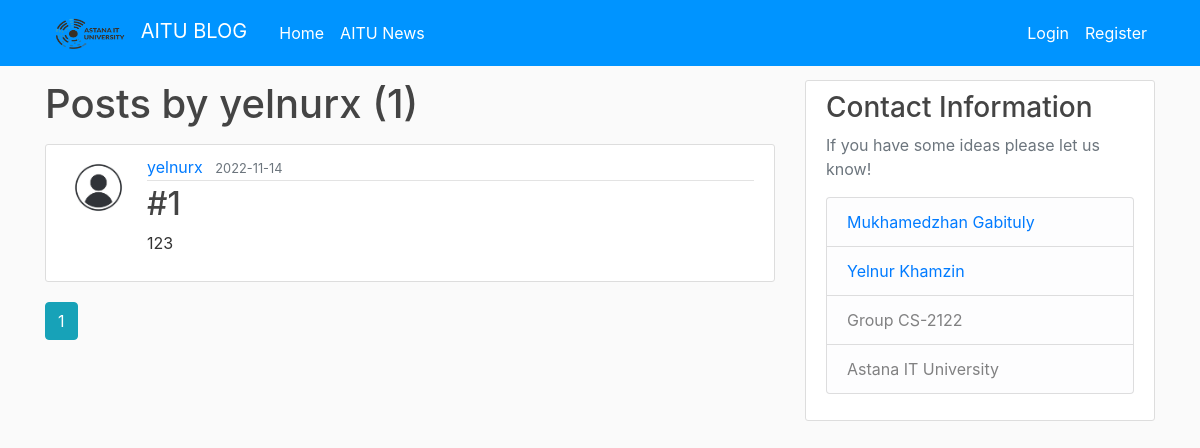
Page /user/yelnurx on the committed database.
### flaskforum/models.py (models this page shows, shortened)
class User(db.Model, UserMixin):
    id = db.Column(db.Integer, primary_key=True)
    username = db.Column(db.String(20), unique=True, nullable=False)
    email = db.Column(db.String(120), unique=True, nullable=False)
    image_file = db.Column(db.String(20), nullable=False, default='default.jpg')
    password = db.Column(db.String(60), nullable=False)
    posts = db.relationship('Post', backref='author', lazy=True)
    comments = db.relationship('Comment', backref='user', passive_deletes=True)

class Post(db.Model):
    id = db.Column(db.Integer, primary_key=True)
    title = db.Column(db.String(100), nullable=False)
    date_posted = db.Column(db.DateTime(timezone=True), default=func.now())
    content = db.Column(db.Text, nullable=False)
    user_id = db.Column(db.Integer, db.ForeignKey('user.id'), nullable=False)
    comments = db.relationship('Comment', backref='post', passive_deletes=True)

### flaskforum/routes.py (the view)
@app.route("/user/<string:username>")
def user_posts(username):
    page = request.args.get('page', 1, type=int)
    user = User.query.filter_by(username=username).first_or_404()
    posts = Post.query.filter_by(author=user)\
        .order_by(Post.date_posted.desc())\
        .paginate(page=page, per_page=5)
    return render_template('user_posts.html', posts=posts, user=user)

### flaskforum/templates/user_posts.html
{% extends "layout.html" %}
{% block content %}
    <h1 class="mb-3">Posts by {{ user.username }} ({{ posts.total }})</h1>
    {% for post in posts.items %}
        <article class="media content-section">
          <img class="rounded-circle article-img" src="{{ url_for('static', filename='profile_pics/'+post.author.image_file) }}">
          <div class="media-body">
            <div class="article-metadata">
              <a class="mr-2" href="{{ url_for('user_posts', username=post.author.username) }}">{{ post.author.username }}</a>
              <small class="text-muted">{{ post.date_posted.strftime('%Y-%m-%d') }}</small>
            </div>
            <h2><a class="article-title" href="{{ url_for('post', post_id=post.id) }}">{{ post.title }}</a></h2>
            <p class="article-content">{{ post.content }}</p>
          </div>
        </article>
    {% endfor %}
    {% for page_num in posts.iter_pages(left_edge=1, right_edge=1, left_current=1, right_current=2) %}
      {% if page_num %}
        {% if posts.page == page_num %}
          <a class="btn btn-info mb-4" href="{{ url_for('user_posts', username=user.username, page=page_num) }}">{{ page_num }}</a>
        {% else %}
          <a class="btn btn-outline-info mb-4" href="{{ url_for('user_posts', username=user.username, page=page_num) }}">{{ page_num }}</a>
        {% endif %}
      {% else %}
        ...
      {% endif %}
    {% endfor %}
{% endblock content %}

### flaskforum/static/main.css (style rules this page uses)
body { background: #fafafa; color: #333333; margin-top: 5rem; }
h1, h2, h3, h4, h5, h6 { color: #444444; }
.content-section { background: #ffffff; padding: 10px 20px; border: 1px solid #dddddd; border-radius: 3px; margin-bottom: 20px; }
.article-title { color: #444444; }
.article-content { white-space: pre-line; }
.article-img { height: 65px; width: 65px; margin-right: 16px; }
.article-metadata { padding-bottom: 1px; margin-bottom: 4px; border-bottom: 1px solid #e3e3e3 }

### rows in the picture
User: username "yelnurx"
Post: image_file (placeholder picture), author.username "yelnurx", date_posted "2022-11-14", title "#1", content "123"

### other values in the picture
{{ posts.total }} "1"
{{ page_num }} "1"
